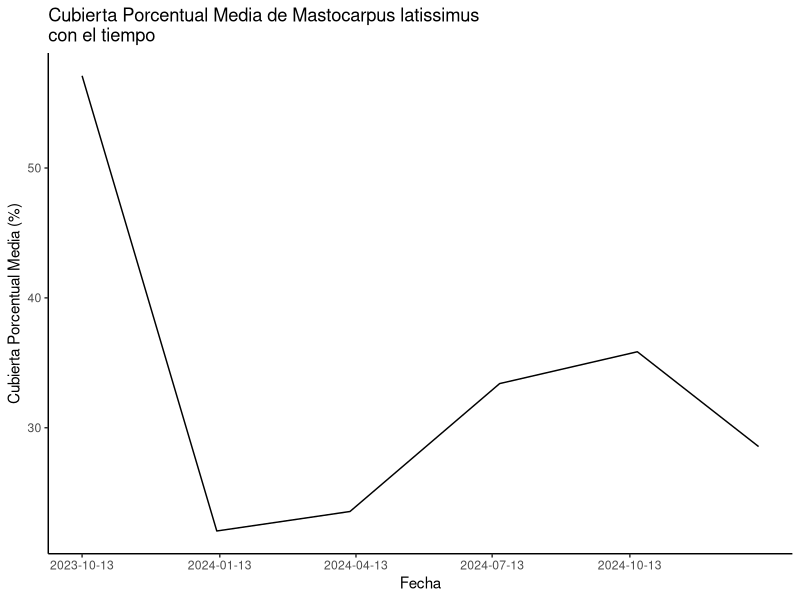
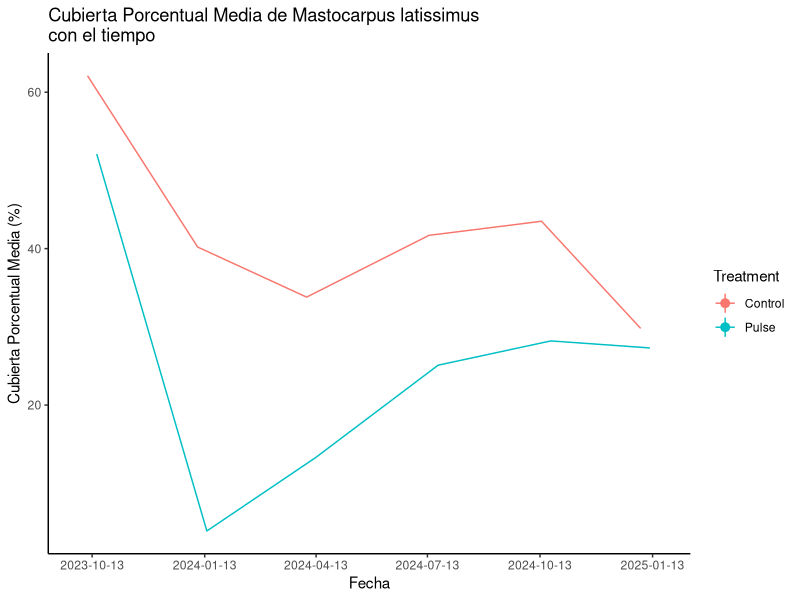

Source code (R) for these figures, in order: (Note: this script raises an error after producing the figures.)
# script for plotting Metacarpa abudnace over time----
#Notas-----
## command shift m para %>% 
#option - para <- 
#ver columnas con la funcion de 'names'

# ------Preamble---
rm(list = ls())

#--------Loading packages-------

packs <- c("tidyverse", "readxl")

lapply(packs, library, character.only = TRUE)
library(zoo)
library(ggplot2)

#-----Loading data------------

d <-read_excel(
  "data_removal_master.xlsx",
  skip = 4,
  trim_ws = TRUE,
  na = c("na", "NA")
) %>% 
  mutate_if(is.character, as.factor)

#--------Data preparacion Parte 1: Filtracion de data------------

summary(d)
#filter por proyect y site
d1 <- d %>% 
  filter(proyect == 1230286, Site == "PBLA")

#ver el resultado
view(d1)
print(d1)
names(d1)

#-------------Data preparacion Parte 2: Anadir una nueva columna que mostrar una fecha
#anadir una nueva variable que es la culminacion de 3 varibles para producir una fecha
#usar as.character funcion porque ciertas numeros estan solos (por ejemplo no es 01 es 1)
#mutate anadir una columna

d1$Year <- as.character(d1$Year)
d1$Month <- as.character(d1$Month)
d1$Day <- as.character(d1$Day)

d1 <- d1 %>% 
  mutate(new_date = as.Date(paste(d1$Year, d1$Month, d1$Day, sep = "-"), format = "%Y-%m-%d"))

#ver los resultados
print(head(d1))
names(d1)
view(d1)

#quiero mostrar un medio y error estandard entonces necisto calcular 
#stat_summary(fun.d1 = "mean_cl_boot")
#stat_summary(fun.d1, peom = "line")


#---------Plotting-------
#usar seq(from, to, by = interval) para generar una secuencia de fechas
#usar c() para crear una vector porque limits necesitan un vector como un input
#plot 
ggplot(d1, aes(x = new_date, y = Mastocarpus_latissimus)) +
  stat_summary(fun.data = "mean_cl_boot") +
  stat_summary(fun = mean, geom = "line") +
  labs(x = "Fecha", y = "Cubierta Porcentual Media (%)", title = "Cubierta Porcentual Media de Mastocarpus latissimus \ncon el tiempo") +
  theme_classic() +
  scale_x_date(
    limits = c(as.Date("2023-10-13"), as.Date("2025-01-07")), 
    breaks = seq(as.Date("2023-10-13"), as.Date("2025-01-07"), by = "3 months")
  )
#plot que muestra los dos control y pulso (cambiar limited para estar mas bajo y alto para permitir position_dodge)
ggplot(d1, aes(x = new_date, y = Mastocarpus_latissimus, color = Treatment)) +
  stat_summary(fun.data = "mean_cl_boot", position = position_dodge(width = 15)) +
  stat_summary(fun = mean, geom = "line", position = position_dodge(width = 15)) +
  labs(x = "Fecha", y = "Cubierta Porcentual Media (%)", title = "Cubierta Porcentual Media de Mastocarpus latissimus \ncon el tiempo") +
  theme_classic() +
  scale_x_date(
    limits = c(as.Date("2023-10-01"), as.Date("2025-01-20")), 
    breaks = c(seq(as.Date("2023-10-13"), as.Date("2025-01-13"), by = "3 months"))
  )

#plot lado por lado para comparar Mazzaella laminarioides a Mastocarpus latissimus
library(ggplot2)
install.packages(patchwork)

p1 <- ggplot(d1, aes(x = new_date, y = Mastocarpus_latissimus)) +
  stat_summary(fun.data = "mean_cl_boot") +
  stat_summary(fun = mean, geom = "line") +
  labs(x = "Fecha", y = "Cubierta Porcentual Media (%)", title = "Mastocarpus latissimus") +
  theme_classic() +
  scale_x_date(
    limits = c(as.Date("2023-10-13"), as.Date("2025-01-20"))
  )

p2 <- ggplot(d1, aes(x = new_date, y = Mazzaella_laminarioides)) +
  stat_summary(fun.data = "mean_cl_boot") +
  stat_summary(fun = mean, geom = "line") +
  labs(x = "Fecha", y = "Cubierta Porcentual Media (%)", title = "Mazzaella laminarioides") +
  theme_classic() +
  scale_x_date(
    limits = c(as.Date("2023-10-13"), as.Date("2025-01-07"))
  )
p1 + p2

p3 <- ggplot(d1, aes(x = new_date, y = Mastocarpus_latissimus, color = Treatment)) +
  stat_summary(fun.data = "mean_cl_boot", position = position_dodge(width = 25)) +
  stat_summary(fun = mean, geom = "line", position = position_dodge(width = 25)) +
  labs(x = "Fecha", y = "Cubierta Porcentual Media (%)", title = "Mastocarpus latissimus") +
  theme_classic() +
  theme(legend.position = "none") +
  scale_x_date(
    limits = c(as.Date("2023-10-01"), as.Date("2025-01-20"))
  )

p4 <- ggplot(d1, aes(x = new_date, y = Mazzaella_laminarioides, color = Treatment)) +
  stat_summary(fun.data = "mean_cl_boot", position = position_dodge(width = 25)) +
  stat_summary(fun = mean, geom = "line", position = position_dodge(width = 25)) +
  labs(x = "Fecha", y = "Cubierta Porcentual Media (%)", title = "Mazzaella laminarioidess") +
  theme_classic() +
  theme(legend.position = "none") +
  scale_x_date(
    limits = c(as.Date("2023-10-01"), as.Date("2025-01-20"))
  )

(p3 + p4) + 
  plot_layout(guides = "collect") &
  theme(legend.position = "bottom")   

#------MINI PROYECTO_DIVERSIDAD DE ESPECIES-----
#1. Filtrar Sitios en el Sur: PBLA, CALF, CHEU, CHAI
d2 <- d %>% 
  filter(proyect == 1230286, Site == c("PBLA", "CALF", "CHEU", "CHAI"))

#ver los resultados
view(d2)
view(d2$Site)

#2. Calcular diversidad de especies 
#descargar paequete "vegan"
install.packages("vegan")
install.packages("permute")
install.packages("lattice")
library(vegan)
library(permute)
library(lattice)

#calcular diversidad de especies sessiles
#SESSILES: filtrar para sessiles
sessile <- d2 %>% 
  select(Lessonia_spicata:Pink_sponge)
view(sessile)

#calcular diversidad para sessiles
sessilediversity <- diversity(sessile %>% select(-Mastocarpus_latissimus), index = "shannon")
view(sessilediversity)

#ver si los datos son correctos
sessilediversityfake <- diversity(sessile, index = "shannon")
view(sessilediversityfake)

#crear una nueva columna con las valores de sessilediversity
sessile <- sessile %>% 
  mutate(sessilediversity)
view(sessile)

#MOBILE: filtrar para mobile + Mastocarpus
mobile <-  d2 %>% 
  select(Acanthina_monodon:Phymactis_sp, Mastocarpus_latissimus)
view(mobile)

#calcular diversidad para moviles
mobilediversity <- diversity(mobile %>% select(-Mastocarpus_latissimus), index = "shannon")
view(mobilediversity)

#crear una nueva columna con las valores de mobilediversity
mobile <- mobile %>% 
  mutate(mobilediversity)
view(mobile)

#cheque que mis valores son correctos y son incluir mastocarpus
mobilediversityfake <- diversity(mobile, index = "shannon")
view(mobilediversityfake)

#3. Hacer graficos de diversidad de especies y cubierta porcentual de Mastocarpus
#grafico por sessiles y mobiles
#grafico por sessile
ggplot(sessile, aes(x = sessilediversity, y = Mastocarpus_latissimus)) +
  geom_smooth() +
  geom_point() +
  labs(x = "diversidad de sesiles", y = "Cubierta Porcentual (%)", title = "Cubierta Porcentual de Mastocarpus latissimus con \n diversidad de especies sesiles") +
  theme_classic() 

#grafico por mobiles
ggplot(mobile, aes(x = mobilediversity, y = Mastocarpus_latissimus)) +
  geom_smooth() +
  geom_point() +
  labs(x = "diversidad de moviles", y = "Cubierta Porcentual (%)", title = "Cubierta Porcentual de Mastocarpus latissimus con \n diversidad de especies moviles") +
  theme_classic() 

#moviles y sessiles
p5 <- ggplot(sessile, aes(x = sessilediversity, y = Mastocarpus_latissimus)) +
  geom_smooth() +
  geom_point() +
  labs(x = "diversidad de sesiles", y = "Cubierta Porcentual (%)", title = "") +
  theme_classic() 
p6 <- ggplot(mobile, aes(x = mobilediversity, y = Mastocarpus_latissimus)) +
  geom_smooth() +
  geom_point() +
  labs(x = "diversidad de moviles", y = "", title = "") +
  theme_classic() 

p5 + p6 + plot_annotation(title = "Cubierta Porcentual de Mastocarpus latissimus con diversidad \nde especies")

#4. Jugar/analizar con los datos ------
#4a. que occuiría si evitar los ceros del Mastocarpus?
install.packages("dplyr")
library(dplyr)
#evitar los ceros en sessiles
#mutate cambiar los valores en una columna, ifelse puede cambiar un valor de que es TRUE (NA) o FALSO 
sessile <- sessile %>% 
  mutate(Mastocarpus_latissimus = ifelse(Mastocarpus_latissimus == 0, NA, Mastocarpus_latissimus))
view(sessile$Mastocarpus_latissimus)

#hacer un grafico sin los ceros de mastocarpus
ggplot(sessile, aes(x = sessilediversity, y = Mastocarpus_latissimus )) +
  geom_smooth() +
  geom_point() +
  labs(x = "diversidad de sesiles", y = "Cubierta Porcentual (%)", title = "Cubierta Porcentual de Mastocarpus latissimus con \n diversidad de especies sesiles") +
  theme_classic() 
#evitar los ceros en moviles
mobile <- mobile %>% 
  mutate(Mastocarpus_latissimus = ifelse(Mastocarpus_latissimus == 0, NA, Mastocarpus_latissimus))
view(mobile$Mastocarpus_latissimus)
#hacer un grafico sin los ceros de mastocarpus
ggplot(mobile, aes(x = mobilediversity, y = Mastocarpus_latissimus)) +
  geom_smooth() +
  geom_point() +
  labs(x = "diversidad de moviles", y = "Cubierta Porcentual (%)", title = "Cubierta Porcentual de Mastocarpus latissimus con \n diversidad de especies moviles") +
  theme_classic() 

#mostrar graficos por ambos espeices sin ceros
p7 <- ggplot(sessile, aes(x = sessilediversity, y = Mastocarpus_latissimus )) +
  geom_smooth() +
  geom_point() +
  labs(x = "diversidad de sesiles", y = "Cubierta Porcentual (%)", title = "") +
  theme_classic() 
p8 <- ggplot(mobile, aes(x = mobilediversity, y = Mastocarpus_latissimus)) +
  geom_smooth() +
  geom_point() +
  labs(x = "diversidad de moviles", y = "", title = "") +
  theme_classic() 
p7 + p8 + plot_annotation(title = "Cubierta Porcentual de Mastocarpus latissimus con diversidad \nde especies")

#------Modelos Lineales----------------
#modelo lineal de sessiles
oneway.model <- lm(Mastocarpus_latissimus ~ sessilediversity, data = sessile)
summary(oneway.model)
print(oneway.model)

#graficar 
p9 <- ggplot(sessile, aes(x = sessilediversity, y = Mastocarpus_latissimus )) +
  geom_smooth(method = "lm") +
  geom_point() +
  labs(x = "diversidad de sesiles", y = "Cubierta Porcentual (%)", title = "") +
  theme_classic() +
  annotate("text", x=0.53, y=109, label="y = 60.11 - 36.65x") +
  annotate("text", x=0.75, y=99, label="Adjusted R-sqaured = 0.07217") +
  annotate("text", x=0.47, y=89, label="p = 0.0859")

#modelo lineal de moviles
oneway.model2 <- lm(Mastocarpus_latissimus ~ mobilediversity, data = mobile)
summary(oneway.model2)
print(oneway.model2)

#graficar 
p10 <- ggplot(mobile, aes(x = mobilediversity, y = Mastocarpus_latissimus )) +
  geom_smooth(method = "lm") +
  geom_point() +
  labs(x = "diversidad de moviles", y = "Cubierta Porcentual (%)", title = "") +
  theme_classic() +
  annotate("text", x=0.50, y=105, label="y = 60.52 - 26.63x") +
  annotate("text", x=0.75, y=95, label="Adjusted R-sqaured = 0.04653") +
  annotate("text", x=0.53, y=85, label="p = 0.136")

p9 + p10 + plot_annotation(title = "Cubierta Porcentual de Mastocarpus latissimus con diversidad \nde especies")

#----Mastocarpus modelo linea con tiempo  ------
#modelo linea entre Mastocarpus y tiempo
#anadir una columna para la fecha a d2
d2$Year <- as.character(d2$Year)
d2$Month <- as.character(d2$Month)
d2$Day <- as.character(d2$Day)

d2 <- d2 %>% 
  mutate(new_date2 = as.Date(paste(d2$Year, d2$Month, d2$Day, sep = "-"), format = "%Y-%m-%d"))

#ver los resultados
print(head(d2))
view(d2)
names(d2)

#hacer una modelo entre Mastocarpus y tiempo
oneway.model3 <- lm(Mastocarpus_latissimus ~ new_date2, data = d2)
summary(oneway.model3)
print(oneway.model3)

#hacer un plot del modelo
ggplot(d2, aes(x = new_date2, y = Mastocarpus_latissimus)) +
  geom_smooth(method = "lm") +
  geom_point() +
  labs(x = "Fecha", y = "Cubierta Porcentual Media (%)", title = "Cubierta Porcentual Media de Mastocarpus latissimus \ncon el tiempo") +
  theme_classic() +
  scale_x_date(
    limits = c(as.Date("2023-10-01"), as.Date("2025-01-20")), 
    breaks = c(seq(as.Date("2023-10-13"), as.Date("2025-01-13"), by = "3 months"))) +
  annotate("text", x=as.Date("2024-07-13"), y=105,label="y = 256.98018 - 0.01237x") +
  annotate("text", x=as.Date("2024-07-13"), y=95, label="Adjusted R-sqaured = -0.003741") +
  annotate("text", x=as.Date("2024-07-13"), y=85, label="p = 0.45")
 
#hacer un modelo con el control y treatment como grupos
group_model <- d2 %>% 
  group_by(Treatment) %>% 
  do({
    model = lm(Mastocarpus_latissimus ~ new_date2, data = .)
    tidy(model)
  })
print(group_model)
#view results
summary(group_model)
print(group_model)
install.packages("broom")
library(broom)

#hacer el grafico
ggplot(d2, aes(x = new_date2, y = Mastocarpus_latissimus, color = Treatment)) +
  geom_smooth(method = "lm") +
  geom_point() +
  labs(x = "Fecha", y = "Cubierta Porcentual Media (%)", title = "Cubierta Porcentual Media de Mastocarpus latissimus \ncon el tiempo") +
  theme_classic() +
  scale_x_date(
    limits = c(as.Date("2023-10-01"), as.Date("2025-01-20")), 
    breaks = c(seq(as.Date("2023-10-13"), as.Date("2025-01-13"), by = "3 months"))) +
  annotate("text", x=as.Date("2024-07-13"), y=105, label="Control: p = 0.498") +
  annotate("text", x=as.Date("2024-07-07"), y=95, label="Pulse: p = 0.129")

#----hacer un modelo linea por sessiles y distingue entre control y pulse ----
#add treatment column to sessile data
sessile_with_treatment <- sessile %>%
  mutate(Treatment = d2$Treatment)
view(sessile_with_treatment)

#hacer un modelo linea
group_model2 <- sessile_with_treatment %>% 
  group_by(Treatment) %>% 
  do({
    model2 = lm(Mastocarpus_latissimus ~ sessilediversity, data = .)
    tidy(model2)
  })
print(group_model2)

#graficar
p11 <- ggplot(sessile_with_treatment, aes(x = sessilediversity, y = Mastocarpus_latissimus, color = Treatment)) +
  geom_smooth(method = "lm") +
  geom_point() +
  labs(x = "diversidad de sesiles", y = "Cubierta Porcentual (%)", title = "") +
  theme_classic() +
  theme(legend.position = "none") +
  annotate("text", x=0.47, y=109, label="Control: p = 0.431") +
  annotate("text", x=0.47, y=99, label="Pulse: p = 0.429")

#----hacer un modelo linea por moviles y distingue entre control y pulse ----
#add treatment column to movil data
mobile_with_treatment <- mobile %>%
  mutate(Treatment = d2$Treatment)
view(mobile_with_treatment)

group_model3 <- mobile_with_treatment %>% 
  group_by(Treatment) %>% 
  do({
    model3 = lm(Mastocarpus_latissimus ~ mobilediversity, data = .)
    tidy(model3)
  })
print(group_model3)

#graficar
p12 <- ggplot(mobile_with_treatment, aes(x = mobilediversity, y = Mastocarpus_latissimus, color = Treatment)) +
  geom_smooth(method = "lm") +
  geom_point() +
  labs(x = "diversidad de moviles", y = "Cubierta Porcentual (%)", title = "") +
  theme_classic() +
  annotate("text", x=0.47, y=109, label="Control: p = 0.157") +
  annotate("text", x=0.47, y=99, label="Pulse: p = 0.342 ")
p11 + p12 + plot_annotation(title = "Cubierta Porcentual de Mastocarpus latissimus con \ndiversidad de especies")

#---modelo linea entre Mastocarpus y Maezaella---
model4 <- lm(Mastocarpus_latissimus ~ Mazzaella_laminarioides, data = d2)
summary(model4)
print(model4)

#graficar
ggplot(d2, aes(x = Mazzaella_laminarioides, y = Mastocarpus_latissimus)) +
  geom_smooth(method = "lm") +
  geom_point() +
  labs(x = "Mastocarpus latissimus", y = "Mazzaella laminarioides", title = "Relacion entre la Cubierta Porcentual de Mazzaella laminarioides \nen Mastocarpus latissimus") +
  theme_classic() +
  scale_x_continuous(limits = c(0,100)) +
  scale_y_continuous(limits = c(0,100)) +
  annotate("text", x=60, y=100, label="y = 14.8245 - 0.1371x") +
  annotate("text", x=65, y=90, label="Adjusted R-squared = 0.01674") +
  annotate("text", x=53, y=80, label="p = 0.0891")

#riqueza de especies + modelos lineas
mobile <- mobile %>% 
  mutate(
    species_richness = apply(select(mobile, Acanthina_monodon:Phymactis_sp), 1, function(row) sum(row > 0))
  )
view(mobile)

model5 <- lm(Mastocarpus_latissimus ~ species_richness, data = mobile)
summary(model5)
print(model5)

sessile <- sessile %>% 
  mutate(
    species_richness = apply(select(sessile, Lessonia_spicata:Pink_sponge, -Mastocarpus_latissimus), 1, function(row) sum(row > 0))
  )
view(sessile)

model6 <- lm(Mastocarpus_latissimus ~ species_richness, data = sessile)
summary(model6)
print(model6)

#-----graficar-----
p13 <- ggplot(sessile, aes(x = species_richness, y = Mastocarpus_latissimus )) +
  geom_smooth(method = "lm") +
  geom_point() +
  labs(x = "riqueza de sesiles", y = "Cubierta Porcentual (%)", title = "") +
  theme_classic() +
  annotate("text", x=4, y=100, label="y = 103.97 - 21.79x") +
  annotate("text", x=4, y=110, label="Adjusted R-squared = 0.5642") +
  annotate("text", x=4, y=90, label="p < 0.001")

p14 <- ggplot(mobile, aes(x = species_richness, y = Mastocarpus_latissimus )) +
  geom_smooth(method = "lm") +
  geom_point() +
  labs(x = "riqueza de moviles", y = "Cubierta Porcentual (%)", title = "") +
  theme_classic() +
  annotate("text", x=2, y=100, label="y = 61.90 - 7.58x") +
  annotate("text", x=2, y=110, label="Adjusted R-squared = 0.02087") +
  annotate("text", x=2, y=90, label="p = 0.217149")

p13 + p14 +plot_annotation(title="Cubierta Porcentual de Mastocarpus latissimus con \nriqueza de especies")

setwd("/Users/maggie/Documents/Pasantía Primavera 2025/R Studio Graphs/Pasantía Chile")

#graficar cubierta porcentual de mastocarpus y riqueza de sessiles con control y pulso
#add treatment column to sessil data
sessile <- mutate(sessile, Treatment = d2$Treatment)
View(sessile)

#graficar
ggplot(sessile, aes(x = species_richness, y = Mastocarpus_latissimus, color = Treatment)) +
  geom_smooth() +
  geom_point() +
  labs(x = "riqueza de sessiles", y = "Cubierta Porcentual de Mastocarpus(%)", title = "Cubierta Porcentual de Mastocarpus latissimus con \nriqueza de sessiles (sin ceros)") +
  theme_classic() 

#-------------Sicronia------------
#riqueza de sessiles en los diferentes sitios con tiempo
#1. anadir nueva fecha
sessile <- mutate(sessile, new_date = d2$new_date2)
View(sessile)

#2. anadir sitios ("PBLA", "CALF", "CHEU", "CHAI")
sessile <- mutate(sessile, site = d2$Site)
View(sessile)

#3 evitar species_richness2 columna para claridad
sessile <- sessile %>% select(-species_richness2) 
View(sessile)

#3 graficar por sitio
#a. PBLA
  #filtrar
sessile_PBLA <- sessile %>% 
  filter(site == c("PBLA"))
View(sessile_PBLA)

  #graficar
ggplot(sessile_PBLA, aes(x = new_date, y = species_richness, color = Treatment)) +
  geom_smooth() +
  geom_point() +
  labs(x = "Fecha", y = "Riqueza de Sessiles", title = "") +
  theme_classic() 

#b CALF
  #filtrar
sessile_CALF <- sessile %>% 
  filter(site == c("CALF"))
View(sessile_CALF)

  #graficar
ggplot(sessile_CALF, aes(x = new_date, y = species_richness, color = Treatment)) +
  geom_smooth() +
  geom_point() +
  labs(x = "Fecha", y = "Riqueza de Sessiles", title = "") +
  theme_classic()

#c CHEU
  #filtrar
sessile_CHEU <- sessile %>% 
  filter(site == c("CHEU"))
View(sessile_CHEU)

  #graficar
ggplot(sessile_CHEU, aes(x = new_date, y = species_richness, color = Treatment)) +
  geom_smooth() +
  geom_point() +
  labs(x = "Fecha", y = "Riqueza de Sessiles", title = "") +
  theme_classic()

#d CHAI
  #filtrar
sessile_CHAI <- sessile %>% 
  filter(site == c("CHAI"))
View(sessile_CHAI)

  #graficar
ggplot(sessile_CHAI, aes(x = new_date, y = species_richness, color = Treatment)) +
  geom_smooth() +
  geom_point() +
  labs(x = "Fecha", y = "Riqueza de Sessiles", title = "") +
  theme_classic()

#chequar datos porque los tratimientos no ver correcto
ggplot(sessile, aes(x= new_date, y = species_richness, color = Treatment)) +
  geom_smooth() +
  geom_point() +
  labs(x = "Fecha", y = "Riqueza de Sessiles", title = "") +
  theme_classic()


